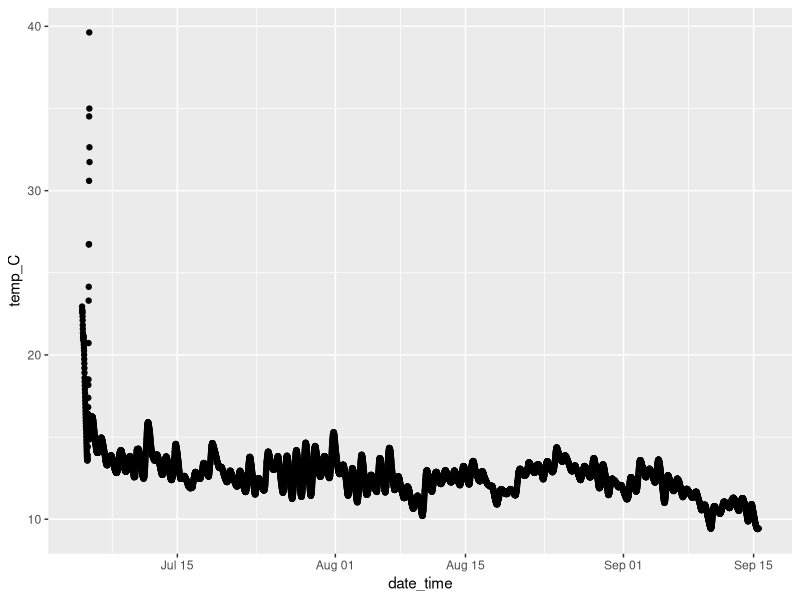

Write R code to recreate this figure.
## ---- chunk 1
library(tidyverse)
library(magrittr)
library(lubridate)

# read in csv
temp_dat <- read_csv("input/csv/21235341.csv", col_types = cols("i", "c", "d", "?", "_", "_", "_"), skip = 1) %>%
  select(starts_with(c("Date","Temp"))) 
colnames(temp_dat) <- c("date_time","temp_C")
temp_dat %<>%
  transform(date_time = mdy_hms(date_time))

# plot
temp_dat %>%
  ggplot(aes(date_time,temp_C)) +
  geom_point()

